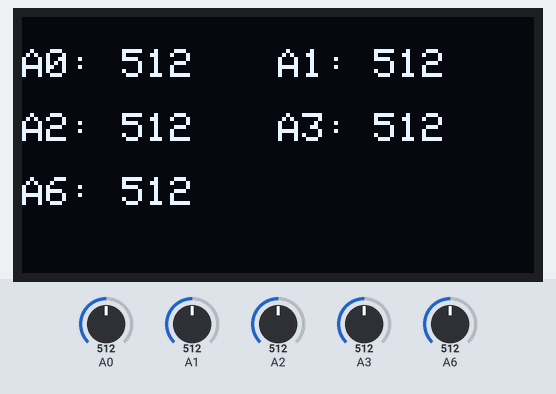
Recording of a sketch running on a simulated Arduino Uno, built with avr-gcc and run on an emulated ATmega328P. Shown: 128×64 one-colour display. The inputs (shaded band) are chosen by the test bench; at power-on: A0 = 512, A1 = 512, A2 = 512, A3 = 512, A6 = 512. What the sketch prints to the serial monitor is not drawn.

Above: at 1.7 s.
1.8 s: A0 set to 716
At 2.2 s:
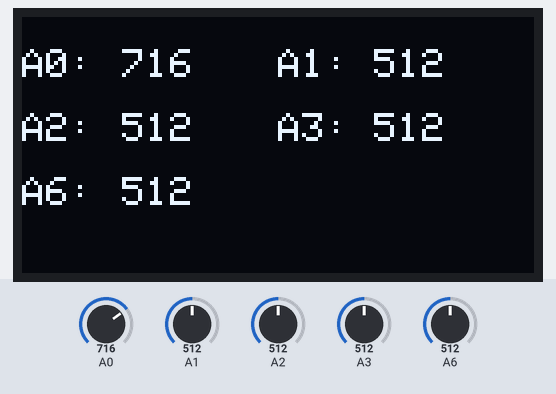
3.4 s: A1 set to 716
At 4.1 s:
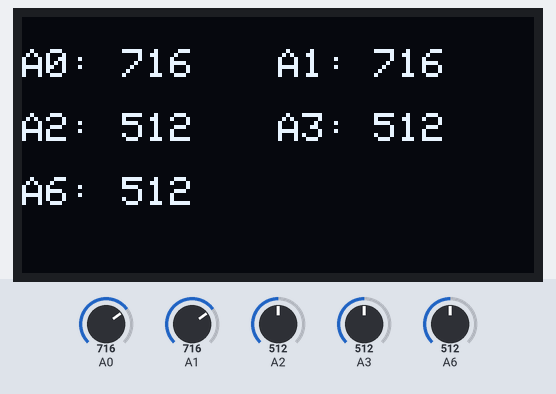
5.0 s: A2 set to 716
At 6.0 s:
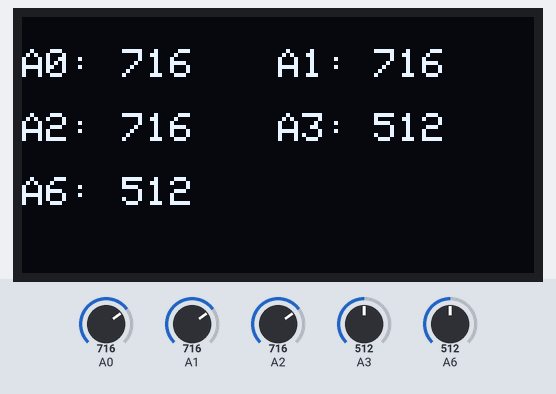
6.6 s: A3 set to 716
At 7.9 s:
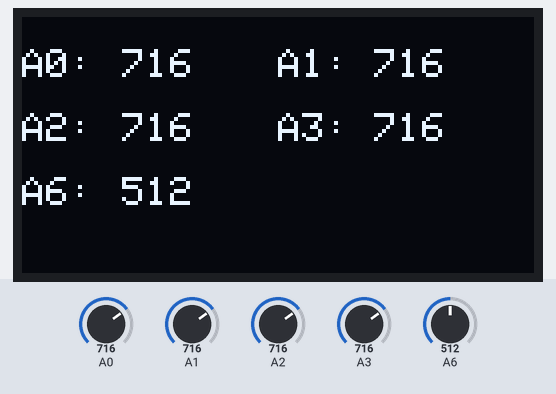
8.3 s: A6 set to 716
At 9.6 s:
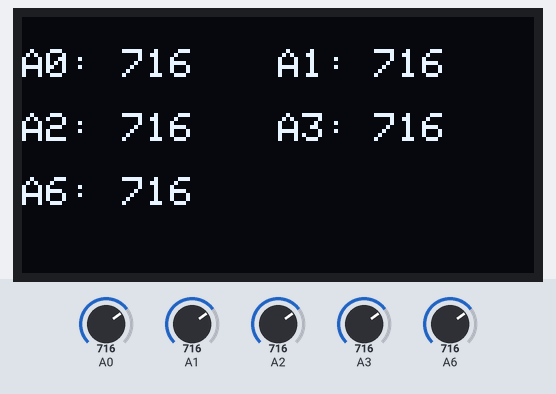
9.9 s: A0 set to 992
At 10.5 s:
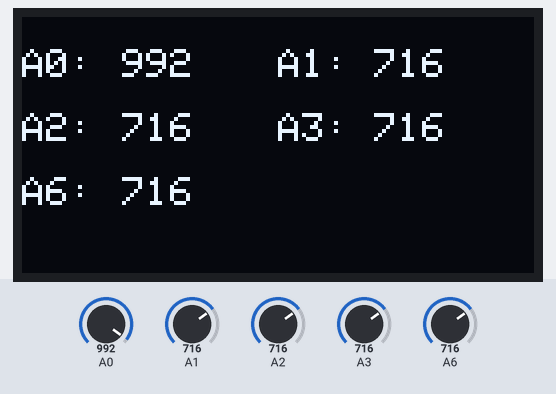
Timing chart, 0 to 12.5 s (numbered marks = the images above; inputs shaded):
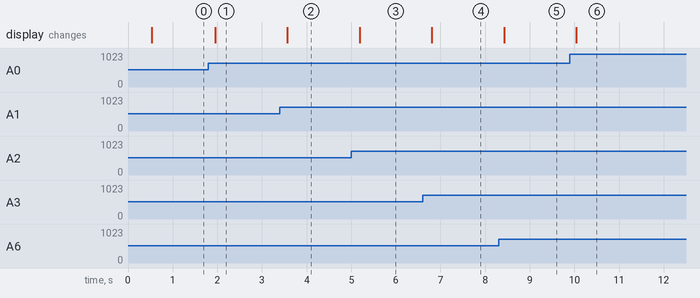

The sketch:

10_Potentiometer.ino
```cpp
/*************************************
Website:www.adeept.com
E-mail:support@adeept.com
*************************************/
#include <Wire.h>
#include <SSD1306AsciiWire.h>

#define OLED_I2C_ADDR   0x3C
SSD1306AsciiWire oled;
char oledBuf[10];
int val1=0;
int val2=0;
int val3=0;
int val4=0;
int val5=0;
int lastOledVal[5] = {-1, -1, -1, -1, -1};

void oledInit() {
  Wire.begin();
  oled.begin(&Adafruit128x64, OLED_I2C_ADDR);
  oled.setFont(Adafruit5x7);
  oled.clear();
}

void oledPrintNum(int x, int y, int num) {
  oled.set1X();
  oled.setCursor(x, y);
  oled.print("    ");
  oled.setCursor(x, y);
  oled.print(itoa(num, oledBuf, 10));
}

void oledPrintStr(int x, int y, char text[]) {
  oled.set1X();
  oled.setCursor(x, y);
  oled.print(text);
}

void setup() {
  Serial.begin(115200);
  oledInit();
  oled.invertDisplay(true);
  delay(500);
  oled.invertDisplay(false);
  oled.clear();
}

void loop() {
  val1 = analogRead(0);
  val2 = analogRead(1);
  val3 = analogRead(2);
  val4 = analogRead(3);
  val5 = analogRead(6);

  Serial.print("A0:");Serial.print(val1);
  Serial.print("   A1:");Serial.print(val2);
  Serial.print("   A2:");Serial.print(val3);
  Serial.print("   A3:");Serial.print(val4);
  Serial.print("   A6:");Serial.println(val5);

  if(val1 != lastOledVal[0]){
    oledPrintStr(0, 1, "A0:");
    oledPrintNum(25, 1, val1);
    lastOledVal[0] = val1;
  }
  if(val2 != lastOledVal[1]){
    oledPrintStr(64, 1, "A1:");
    oledPrintNum(88, 1, val2);
    lastOledVal[1] = val2;
  }
  if(val3 != lastOledVal[2]){
    oledPrintStr(0, 3, "A2:");
    oledPrintNum(25, 3, val3);
    lastOledVal[2] = val3;
  }
  if(val4 != lastOledVal[3]){
    oledPrintStr(64, 3, "A3:");
    oledPrintNum(88, 3, val4);
    lastOledVal[3] = val4;
  }
  if(val5 != lastOledVal[4]){
    oledPrintStr(0, 5, "A6:");
    oledPrintNum(25, 5, val5);
    lastOledVal[4] = val5;
  }
  delay(200);
}
```

Measured:
- after the input at 1.8 s, the display: changes after 0.15 s (image 1)
- after the input at 3.4 s, the display: changes after 0.17 s (image 2)
- after the input at 5.0 s, the display: changes after 0.19 s (image 3)
- after the input at 6.6 s, the display: changes after 0.21 s (image 4)
- after the input at 8.3 s, the display: changes after 0.13 s (image 5)
- after the input at 9.9 s, the display: changes after 0.14 s (image 6)
